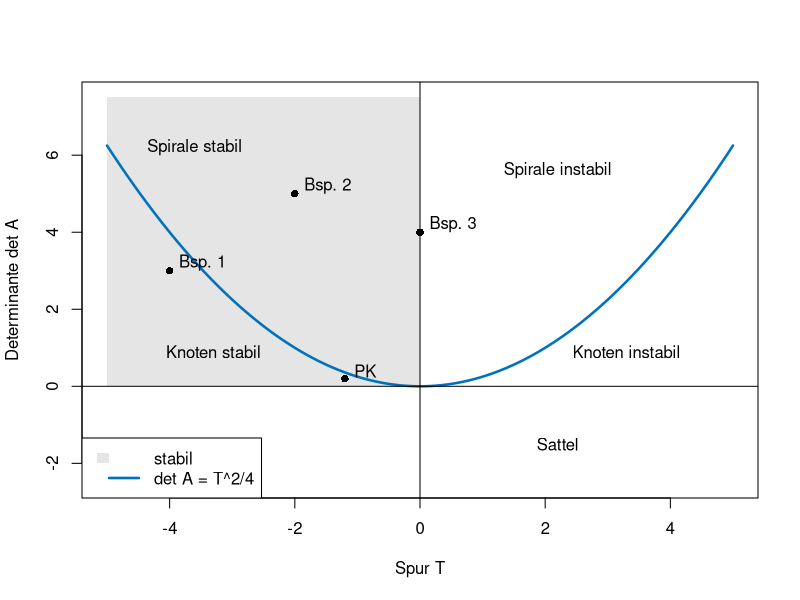

Reproduce this figure in R.
# Abb. 4.11: Spur-Determinanten-Ebene (Buch, Abschnitt 4.2)
# Die Spur T und die Determinante det A einer 2x2-Matrix entscheiden über Typ und Stabilität des Ursprungs; grau: stabil
# (c) 2026 Philipp Kügler · Programm zum Buch „Dynamische Systeme in den Lebenswissenschaften“ · MIT-Lizenz (siehe LICENSE)
namen <- c("Bsp. 1", "Bsp. 2", "Bsp. 3", "PK")
As <- list(matrix(c(-2, 1, 1, -2), 2, byrow = TRUE), matrix(c(-1, 2, -2, -1), 2, byrow = TRUE),
           matrix(c(0, -2, 2, 0), 2, byrow = TRUE), matrix(c(-1, 0, 1, -0.2), 2, byrow = TRUE))
T <- seq(-5, 5, length.out = 400)
plot(NULL, xlim = c(-5, 5), ylim = c(-2.5, 7.5), xlab = "Spur T", ylab = "Determinante det A")
rect(-5, 0, 0, 7.5, col = "grey90", border = NA)
lines(T, T^2 / 4, col = rgb(0, 0.447, 0.741), lwd = 2.5); abline(h = 0, v = 0)
for (i in 1:4) {
  A <- As[[i]]; Sp <- sum(diag(A)); De <- det(A)
  typ <- if (De < 0) "Sattel" else if (Sp == 0) "Zentrum" else if (Sp^2 >= 4 * De) "Knoten" else "Spirale"
  if (Sp < 0 && De > 0) typ <- paste0(typ, ", stabil")
  cat(sprintf("%s: Spur = %4.1f,  det A = %4.1f  -> %s\n", namen[i], Sp, De, typ))
  points(Sp, De, pch = 16); text(Sp + 0.15, De + 0.2, namen[i], adj = 0)
}
text(c(-3.3, -3.6, 3.3, 2.2, 2.2), c(0.9, 6.2, 0.9, 5.6, -1.5), c("Knoten stabil", "Spirale stabil", "Knoten instabil", "Spirale instabil", "Sattel"))
legend("bottomleft", legend = c("stabil", "det A = T^2/4"), fill = c("grey90", NA), border = NA, col = c(NA, rgb(0, 0.447, 0.741)), lwd = c(NA, 2.5))
